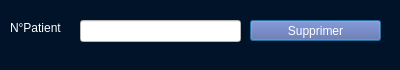
<?xml version="1.0" encoding="UTF-8"?>
<ui version="4.0">
 <class>sup_pat</class>
 <widget class="QDialog" name="sup_pat">
  <property name="geometry">
   <rect>
    <x>0</x>
    <y>0</y>
    <width>400</width>
    <height>70</height>
   </rect>
  </property>
  <property name="windowTitle">
   <string>Dialog</string>
  </property>
  <property name="styleSheet">
   <string notr="true">color:white;
background:#001328;
</string>
  </property>
  <widget class="QLabel" name="label_nummed">
   <property name="geometry">
    <rect>
     <x>10</x>
     <y>20</y>
     <width>61</width>
     <height>16</height>
    </rect>
   </property>
   <property name="styleSheet">
    <string notr="true">color:white;</string>
   </property>
   <property name="text">
    <string>N°Patient</string>
   </property>
  </widget>
  <widget class="QLineEdit" name="lineEdit_suppat">
   <property name="geometry">
    <rect>
     <x>80</x>
     <y>20</y>
     <width>161</width>
     <height>22</height>
    </rect>
   </property>
   <property name="styleSheet">
    <string notr="true">background-color:white;
color:black;</string>
   </property>
  </widget>
  <widget class="QPushButton" name="pushButton_2">
   <property name="geometry">
    <rect>
     <x>250</x>
     <y>20</y>
     <width>131</width>
     <height>21</height>
    </rect>
   </property>
   <property name="styleSheet">
    <string notr="true">background-color: #5864A4;
color:white;</string>
   </property>
   <property name="text">
    <string>Supprimer</string>
   </property>
  </widget>
 </widget>
 <resources/>
 <connections/>
</ui>
